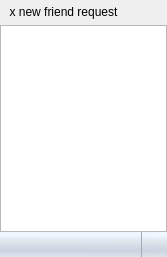
<?xml version="1.0" encoding="UTF-8"?>
<ui version="4.0">
 <class>FrienListWidget</class>
 <widget class="QWidget" name="FrienListWidget">
  <property name="geometry">
   <rect>
    <x>0</x>
    <y>0</y>
    <width>167</width>
    <height>257</height>
   </rect>
  </property>
  <property name="windowTitle">
   <string>Friends List</string>
  </property>
  <layout class="QVBoxLayout" name="verticalLayout">
   <property name="margin">
    <number>0</number>
   </property>
   <item>
    <widget class="QFrame" name="MainFrame">
     <property name="frameShadow">
      <enum>QFrame::Raised</enum>
     </property>
     <layout class="QVBoxLayout" name="verticalLayout_2">
      <property name="spacing">
       <number>0</number>
      </property>
      <property name="margin">
       <number>0</number>
      </property>
      <item>
       <widget class="QFrame" name="friendRequestFrame">
        <property name="minimumSize">
         <size>
          <width>0</width>
          <height>25</height>
         </size>
        </property>
        <property name="maximumSize">
         <size>
          <width>16777215</width>
          <height>25</height>
         </size>
        </property>
        <layout class="QHBoxLayout" name="horizontalLayout">
         <property name="spacing">
          <number>0</number>
         </property>
         <property name="leftMargin">
          <number>9</number>
         </property>
         <property name="topMargin">
          <number>0</number>
         </property>
         <property name="rightMargin">
          <number>0</number>
         </property>
         <property name="bottomMargin">
          <number>0</number>
         </property>
         <item>
          <widget class="QPushButton" name="pendingRequestsButton">
           <property name="minimumSize">
            <size>
             <width>0</width>
             <height>20</height>
            </size>
           </property>
           <property name="styleSheet">
            <string>QPushButton {
	border: 0px;
	background-color: rgba(255, 255, 255, 0);
}

QPushButton:hover {
	border: 0px;
	background-color: rgba(255, 255, 255, 0);
	color: rgb(51, 98, 255);
}

QPushButton::pressed {
	border: 0px;
	background-color: rgba(255, 255, 255, 0);
	color: rgb(74, 122, 255);
}</string>
           </property>
           <property name="text">
            <string>x new friend request</string>
           </property>
           <property name="flat">
            <bool>true</bool>
           </property>
          </widget>
         </item>
         <item>
          <spacer name="horizontalSpacer">
           <property name="orientation">
            <enum>Qt::Horizontal</enum>
           </property>
           <property name="sizeHint" stdset="0">
            <size>
             <width>40</width>
             <height>20</height>
            </size>
           </property>
          </spacer>
         </item>
        </layout>
       </widget>
      </item>
      <item>
       <widget class="QListWidget" name="friendListWidget">
        <property name="styleSheet">
         <string>QListView::item {
     min-height: 30px;
 }
</string>
        </property>
       </widget>
      </item>
      <item>
       <widget class="QComboBox" name="statusEditor">
        <property name="font">
         <font>
          <family>Estrangelo Edessa</family>
          <pointsize>10</pointsize>
          <weight>50</weight>
          <italic>false</italic>
          <bold>false</bold>
         </font>
        </property>
        <property name="cursor">
         <cursorShape>PointingHandCursor</cursorShape>
        </property>
        <property name="styleSheet">
         <string notr="true">QComboBox {
	background-color: qlineargradient(spread:pad, x1:0.006, y1:0, x2:0, y2:1, stop:0.142045 rgba(240, 246, 255, 255), stop:0.295455 rgba(226, 233, 239, 255), stop:0.744318 rgba(204, 210, 225, 255), stop:1 rgba(222, 227, 236, 255));
	border-radius: 0px;
	min-height: 25px;
	font: 10pt &quot;Estrangelo Edessa&quot;;
}

QComboBox::drop-down {
	subcontrol-position: center right;
	width: 25px;
    border-left-width: 1px;
    border-left-color: darkgray;
    border-left-style: solid;
}

QComboBox::down-arrow {
    image: url(:images/arrow_down_hover.png);
}

QComboBox QAbstractItemView {
	padding-top: 5px;
	padding-bottom: 5px;
	selection-background-color: rgb(222, 227, 236);
	selection-color: rgb(0,0,0);
}
</string>
        </property>
       </widget>
      </item>
     </layout>
    </widget>
   </item>
  </layout>
 </widget>
 <resources/>
 <connections/>
</ui>
